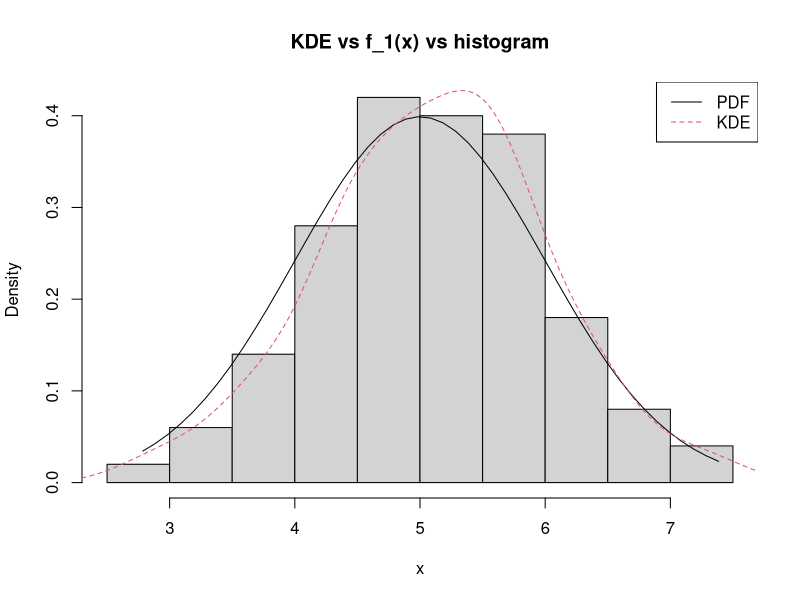
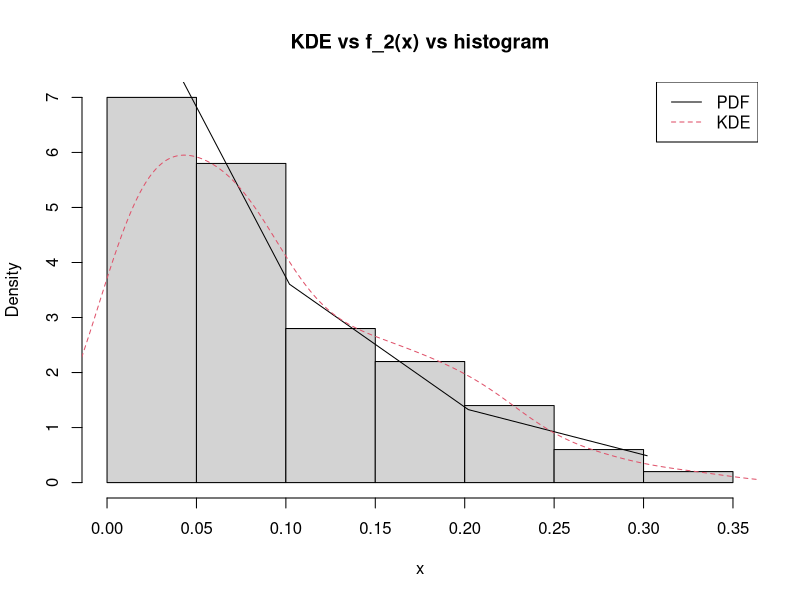
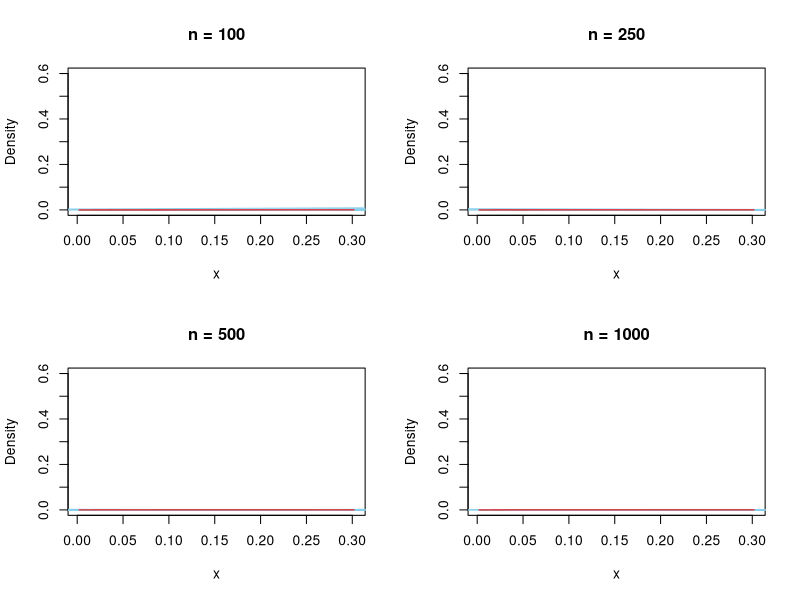
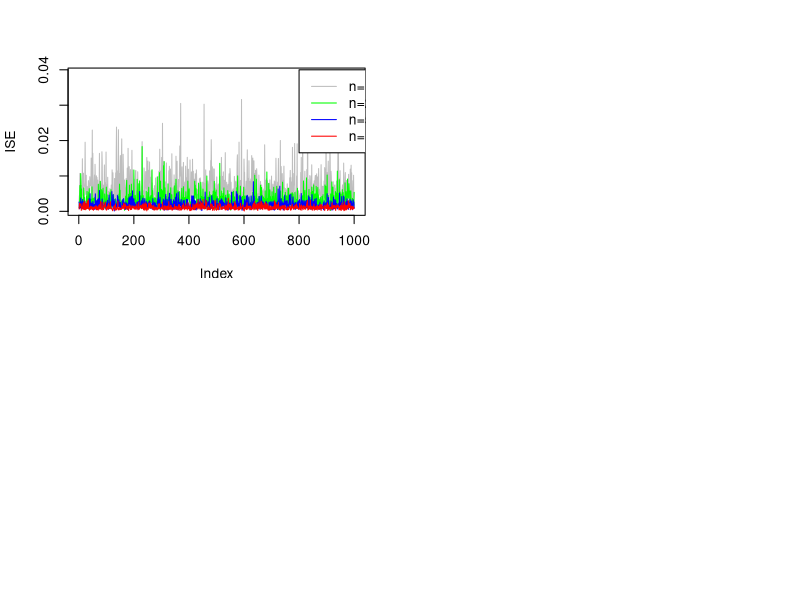

The R script that drew these images, in order:
set.seed(1)
n = 100
x = rnorm(n, 5, 1)
hist(x, freq = FALSE, main = "KDE vs f_1(x) vs histogram", xlab = 'x', ylab = 'Density')
d = seq(from = min(x), to = max(x), by = 0.1)
lines(x = d, y = dnorm(d, 5, 1))
lines(density(x), lty = 2, col = 2)
legend('topright',legend = c("PDF",'KDE'), lty = c(1,2), col = c(1,2))

x = rexp(n, 10)
hist(x, freq = FALSE, main = "KDE vs f_2(x) vs histogram", xlab = 'x', ylab = 'Density')
d = seq(from = min(x), to = max(x), by = 0.1)
lines(x = d, y = dexp(d, 10))
lines(density(x), lty = 2, col = 2)
legend('topright',legend = c("PDF",'KDE'), lty = c(1,2), col = c(1,2))

par(mfrow = c(2, 2))
R = 1000
n = 100
plot(x = d, y = dnorm(d, 5, 1), type = 'l', ylim = c(0, 0.6), main = "n = 100", xlab = 'x', ylab = 'Density')
for(r in 1:R){
  x = rnorm(n, 5, 1)
  lines(density(x), col = 'skyblue')
}
lines(x = d, y = dnorm(d, 5, 1), type = 'l', col = 'red')

n = 250
plot(x = d, y = dnorm(d, 5, 1), type = 'l',  ylim = c(0, 0.6), main = "n = 250", xlab = 'x', ylab = 'Density')
for(r in 1:R){
  x = rnorm(n, 5, 1)
  lines(density(x), col = 'skyblue')
}
lines(x = d, y = dnorm(d, 5, 1), type = 'l', col = 'red')

n = 500
plot(x = d, y = dnorm(d, 5, 1), type = 'l',  ylim = c(0, 0.6), main = "n = 500", xlab = 'x', ylab = 'Density')
for(r in 1:R){
  x = rnorm(n, 5, 1)
  lines(density(x), col = 'skyblue')
}
lines(x = d, y = dnorm(d, 5, 1), type = 'l', col = 'red')

n = 1000
plot(x = d, y = dnorm(d, 5, 1), type = 'l', ylim = c(0, 0.6), main = "n = 1000", xlab = 'x', ylab = 'Density')
for(r in 1:R){
  x = rnorm(n, 5, 1)
  lines(density(x), col = 'skyblue')
}
lines(x = d, y = dnorm(d, 5, 1), type = 'l', col = 'red')

n = 100
ise100 = numeric(R)
for(r in 1:R){
  x = rnorm(n,5,1)
  a = density(x)
  ise100[r] = sfsmisc::integrate.xy(x = a$x, (a$y - dnorm(a$x, 5,1))^2) 
}
m1 = mean(ise100)

n = 250
ise250 = numeric(R)
for(r in 1:R){
  x = rnorm(n,5,1)
  a = density(x)
  ise250[r] = sfsmisc::integrate.xy(x = a$x, (a$y - dnorm(a$x, 5,1))^2) 
}
m2 = mean(ise250)

n = 500
ise500 = numeric(R)
for(r in 1:R){
  x = rnorm(n,5,1)
  a = density(x)
  ise500[r] = sfsmisc::integrate.xy(x = a$x, (a$y - dnorm(a$x, 5,1))^2) 
}
m3 = mean(ise500)

n = 1000
ise1000 = numeric(R)
for(r in 1:R){
  x = rnorm(n,5,1)
  a = density(x)
  ise1000[r] = sfsmisc::integrate.xy(x = a$x, (a$y - dnorm(a$x, 5,1))^2) 
}
m4 = mean(ise1000)

table = data.frame(sample_size = c('100', '250', '500', '1000'),
                   ISE = c(m1, m2, m3, m4))

plot(ise100, type = 'l', col = 'grey', ylab = 'ISE')
lines(ise250, type = 'l', col = 'green')
lines(ise500, type = 'l', col = 'blue')
lines(ise1000, type = 'l', col = 'red')
legend(800,0.04,legend = c("n=100",'n=250',"n=500",'n=1000'), lty = 1, col = c('grey', 'green','blue','red'))
